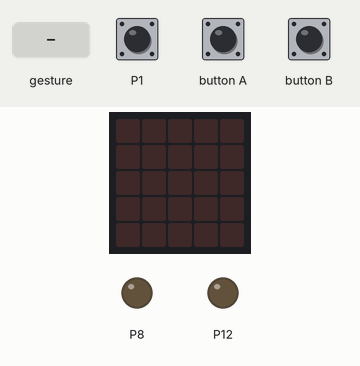
Bench run of a program on a simulated BBC micro:bit (MakeCode). Parts: the board's 5×5 LED display, output pins drawn as LEDs (lit = HIGH). Inputs (shaded band) come from the test bench; at power-on: P1 LOW. Random numbers come from a fixed seed; a tilt is held for 1.5 s and a shake lasts 1 s, then the board lies face up again.

Above: at 1.2 s.
1.3 s: button A pressed for 0.15 s
At 3.4 s:
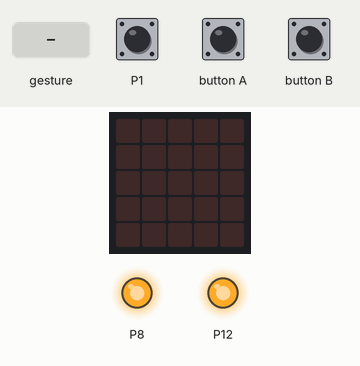
4.2 s: P1 pulled HIGH for 3.2 s
At 4.8 s:
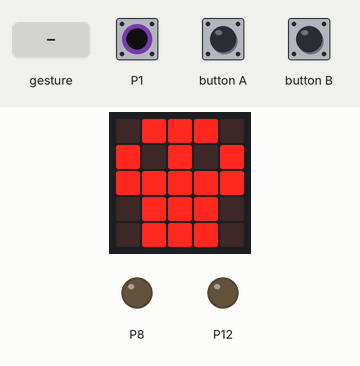
8.9 s: button B pressed for 0.15 s
At 10.0 s:
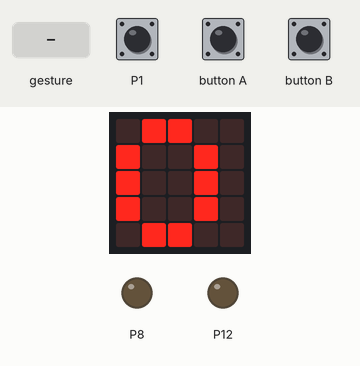
10.5 s: button B pressed for 0.15 s
At 11.2 s:
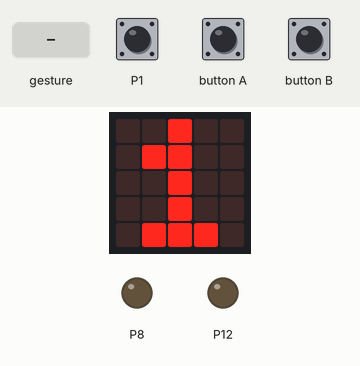
13.4 s: gesture 'shake'
At 14.1 s:
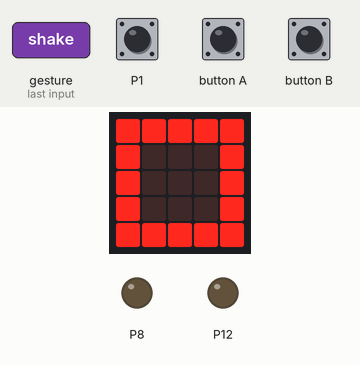
16.4 s: gesture 'shake'
At 17.5 s:
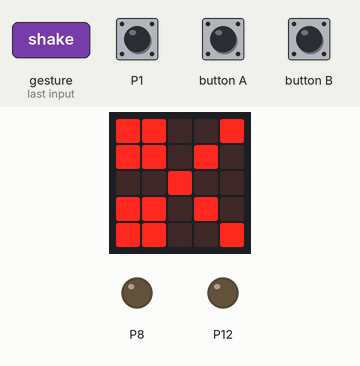
Timing chart, 0 to 19.4 s (numbered marks = the images above; inputs shaded):
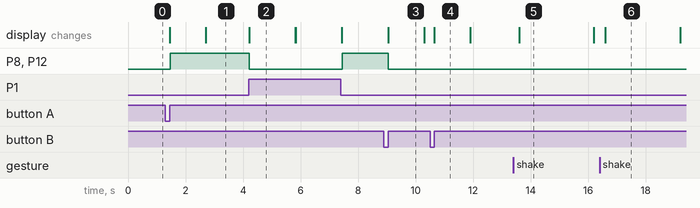

The program:

main.ts
```typescript
let mode = 0;
const MAX_MODE = 2;

// ====== MÓDVÁLTÁS ======
input.onButtonPressed(Button.A, function () {
    mode--;
        if (mode < 0) {
                mode = MAX_MODE;
                    }
                        showMode();
                        });

                        input.onButtonPressed(Button.B, function () {
                            mode++;
                                if (mode > MAX_MODE) {
                                        mode = 0;
                                            }
                                                showMode();
                                                });

                                                function showMode(): void {
                                                    basic.showNumber(mode);
                                                        basic.pause(500);
                                                            basic.clearScreen();
                                                            }

                                                            // ====== MOTOROK ======
                                                            function motorForward(): void {
                                                                pins.digitalWritePin(DigitalPin.P8, 1);
                                                                    pins.digitalWritePin(DigitalPin.P12, 1);
                                                                    }

                                                                    function motorStop(): void {
                                                                        pins.digitalWritePin(DigitalPin.P8, 0);
                                                                            pins.digitalWritePin(DigitalPin.P12, 0);
                                                                            }

                                                                            // ====== 0 – FOLLOW ME ======
                                                                            function followMeMode(): void {
                                                                                if (pins.digitalReadPin(DigitalPin.P1) == 1) {
                                                                                        motorForward();
                                                                                            } else {
                                                                                                    motorStop();
                                                                                                        }
                                                                                                        }

                                                                                                        // ====== 1 – KŐ PAPÍR OLLÓ ======
                                                                                                        let rpsReady = true;

                                                                                                        input.onGesture(Gesture.Shake, function () {
                                                                                                            if (mode == 1 && rpsReady) {
                                                                                                                    rpsReady = false;
                                                                                                                            let r = randint(0, 2);

                                                                                                                                    if (r == 0) {
                                                                                                                                                basic.showIcon(IconNames.Square);       // KŐ
                                                                                                                                                        } else if (r == 1) {
                                                                                                                                                                    basic.showIcon(IconNames.SmallSquare); // PAPÍR
                                                                                                                                                                            } else {
                                                                                                                                                                                        basic.showIcon(IconNames.Scissors);    // OLLÓ
                                                                                                                                                                                                }

                                                                                                                                                                                                        basic.pause(2000);
                                                                                                                                                                                                                basic.clearScreen();
                                                                                                                                                                                                                        rpsReady = true;
                                                                                                                                                                                                                            }
                                                                                                                                                                                                                            });

                                                                                                                                                                                                                            // ====== 2 – BOWLING ======
                                                                                                                                                                                                                            function bowlingMode(): void {
                                                                                                                                                                                                                                if (pins.digitalReadPin(DigitalPin.P1) == 1) {
                                                                                                                                                                                                                                        motorStop();
                                                                                                                                                                                                                                                basic.showIcon(IconNames.Skull);
                                                                                                                                                                                                                                                        basic.pause(1000);
                                                                                                                                                                                                                                                                basic.clearScreen();
                                                                                                                                                                                                                                                                    } else {
                                                                                                                                                                                                                                                                            motorForward();
                                                                                                                                                                                                                                                                                }
                                                                                                                                                                                                                                                                                }

                                                                                                                                                                                                                                                                                // ====== FŐ CIKLUS ======
                                                                                                                                                                                                                                                                                basic.forever(function () {
                                                                                                                                                                                                                                                                                    if (mode == 0) {
                                                                                                                                                                                                                                                                                            followMeMode();
                                                                                                                                                                                                                                                                                                } else if (mode == 1) {
                                                                                                                                                                                                                                                                                                        motorStop();
                                                                                                                                                                                                                                                                                                            } else if (mode == 2) {
                                                                                                                                                                                                                                                                                                                    bowlingMode();
                                                                                                                                                                                                                                                                                                                        }
                                                                                                                                                                                                                                                                                                                        });
```

test.ts
```typescript
// ide kerülnek a tesztek; a rendszer ezt nem kompilálja, ha a csomagot bővítményként használják.
```

Measured:
- after the input at 1.3 s, P8, P12: LOW → HIGH after 0.16 s; the display: first changes after 0.15 s (image 1 shows a later state)
- after the input at 4.2 s, P8, P12: HIGH → LOW at once, → HIGH 3.2 s later; the display: changes at once (image 2)
- after the input at 8.9 s, P8, P12: HIGH → LOW after 0.15 s; the display: changes after 0.15 s (image 3)
- after the input at 10.5 s, the display: changes after 0.15 s (image 4)
- after the input at 13.4 s, the display: changes after 0.20 s (image 5)
- after the input at 16.4 s, the display: changes after 0.20 s (image 6)
- what the display in image 2 shows lasts 1.6 s, from 4.2 s to 5.8 s
